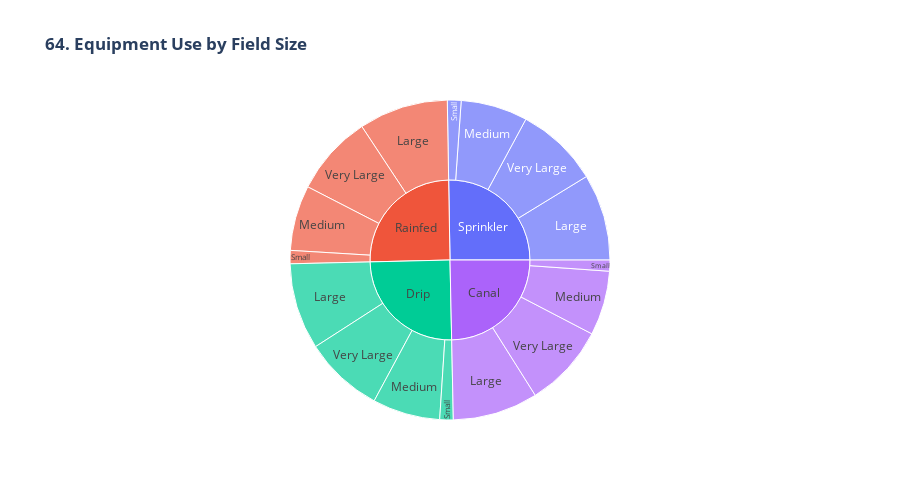

Notebook code for this chart:
### Markdown cell above
### *64. Equipment Utilization*

### Code cell
print("\n64. Equipment Analysis...")

equipment_use = df.groupby(['Irrigation_Type', 'Field_Area_hectare'], observed=False).size().reset_index(name='Count')
equipment_use['Field_Size_Category'] = pd.cut(equipment_use['Field_Area_hectare'], 
                                             bins=[0, 1, 5, 10, 50], 
                                             labels=['Small', 'Medium', 'Large', 'Very Large'])

fig64 = px.sunburst(equipment_use, path=['Irrigation_Type', 'Field_Size_Category'], 
                    values='Count', title='<b>64. Equipment Use by Field Size</b>')

fig64.update_layout(height=500)
fig64.show()

### Figure 1 — Plotly figure (JSON) as saved in the notebook; plotly's stock layout.template omitted (floating-point values rounded to 4 significant figures)
{"data": [{"branchvalues": "total", "domain": {"x": [0, 1], "y": [0, 1]}, "hovertemplate": "labels=%{label}<br>Count=%{value}<br>parent=%{parent}<br>id=%{id}<extra></extra>", "ids": ["Canal/Small", "Canal/Medium", "Canal/Large", "Canal/Very Large", "Drip/Small", "Drip/Medium", "Drip/Large", "Drip/Very Large", "Rainfed/Small", "Rainfed/Medium", "Rainfed/Large", "Rainfed/Very Large", "Sprinkler/Small", "Sprinkler/Medium", "Sprinkler/Large", "Sprinkler/Very Large", "Canal", "Drip", "Rainfed", "Sprinkler"], "labels": ["Small", "Medium", "Large", "Very Large", "Small", "Medium", "Large", "Very Large", "Small", "Medium", "Large", "Very Large", "Small", "Medium", "Large", "Very Large", "Canal", "Drip", "Rainfed", "Sprinkler"], "name": "", "parents": ["Canal", "Canal", "Canal", "Canal", "Drip", "Drip", "Drip", "Drip", "Rainfed", "Rainfed", "Rainfed", "Rainfed", "Sprinkler", "Sprinkler", "Sprinkler", "Sprinkler", "", "", "", ""], "type": "sunburst", "values": [112.0, 652.0, 862.0, 841.0, 136.0, 683.0, 873.0, 803.0, 134.0, 660.0, 902.0, 815.0, 139.0, 675.0, 874.0, 839.0, 2467.0, 2495.0, 2511.0, 2527.0]}], "layout": {"height": 500, "legend": {"tracegroupgap": 0}, "title": {"text": "<b>64. Equipment Use by Field Size</b>"}}}
